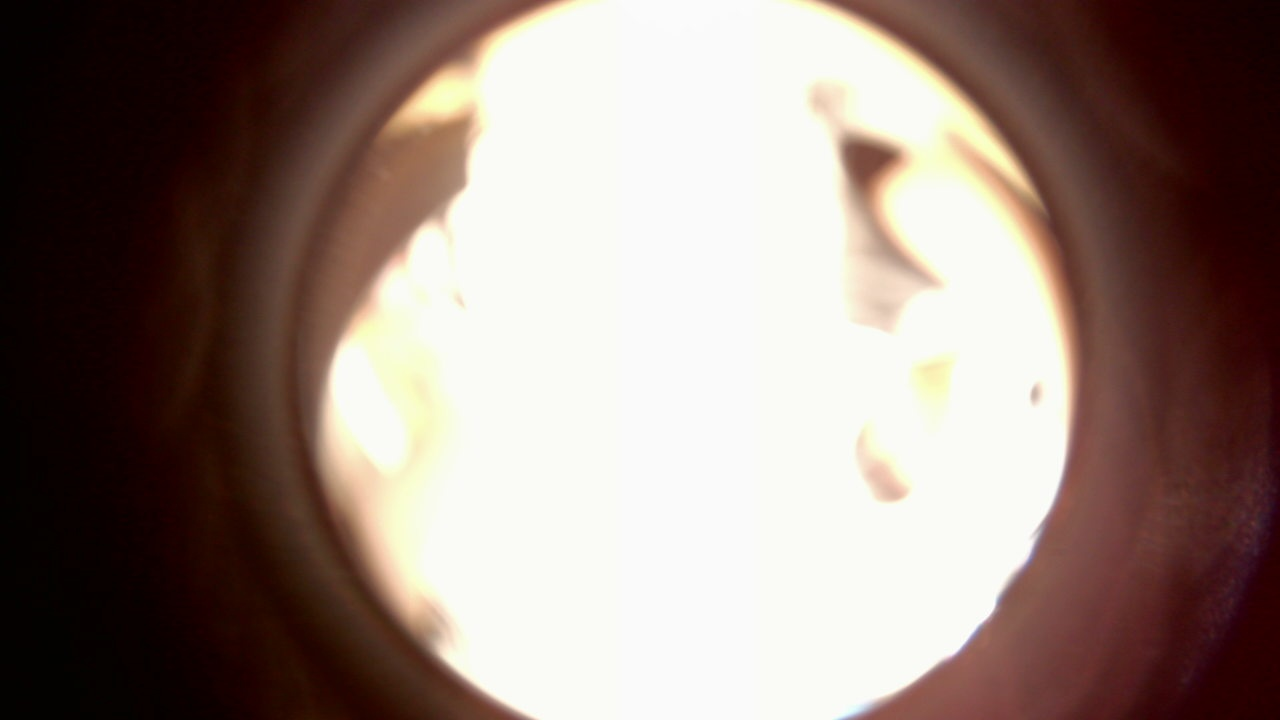
#> input picture imso2025 copy/paste/Camera_Test/captures/capture_20250903_184325_762819.jpg, 1280 x 720 px
$ python -i fisheye.py   (imports and definitions only)
#> lines starting #> are read from the running program, lines starting #| are printed output that depends on the picture; after the words box and inside, x2 and y2 are one past the last pixel; in counts of white or black regions, pixels touching at a corner belong together
#> further down, picture is the input picture: shape (720, 1280, 3); mean B, G, R 124.2, 131.3, 148
#!/usr/bin/env python3
# -*- coding: utf-8 -*-

"""
fisheye.py
----------
광각/어안 카메라 프레임에서 "유효 원형 영상(ROI)"의 중심과 반지름을 추정하고,
해당 원형 ROI에 대한 마스크를 생성하는 유틸 함수 모음.

배경
- 많은 광각/어안 USB 카메라의 출력은 사각 프레임 내부에 '원형'으로 실제 영상이 들어가고,
  원 밖(모서리 영역)은 완전히 검거나 유의미하지 않은 값으로 채워지는 경우가 많습니다.
- 본 모듈은 그 원형 영역을 자동으로 추정(윤곽 기반)하고, 후속 처리에서 ROI만 다루도록
  마스크를 제공하여 성능/정확도를 개선합니다.

구성
- _find_contours_compat: OpenCV 3.x/4.x 버전 차이를 흡수하여 contours/hierarchy를 일관되게 반환.
- estimate_fisheye_circle: 프레임에서 어안 원형 ROI의 (중심, 반지름)을 추정.
- make_circular_mask: 주어진 (중심, 반지름)에 대해 0/1 원형 마스크를 생성.

참고
- Jetson Nano + OpenCV 3.2 환경에서도 정상 동작하도록 호환성을 고려했습니다.
- 경계부 노이즈/비네팅을 피하기 위해 마스크 반지름을 약간 축소(scale)하는 옵션을 제공합니다.
"""

import cv2
import numpy as np
from typing import Tuple


def _find_contours_compat(binary_img):
    """
    OpenCV 버전에 상관없이 contours, hierarchy를 일관된 형태로 얻기 위한 헬퍼.

    OpenCV 버전별 findContours 반환 형태:
    - OpenCV 3.x: (image, contours, hierarchy)
    - OpenCV 4.x: (contours, hierarchy)

    Args:
        binary_img (np.ndarray): 이진 영상(단일 채널). 보통 threshold나 Canny 등의 결과.

    Returns:
        Tuple[list, np.ndarray]: contours(윤곽 리스트), hierarchy(계층 정보)
    """
    # 가장 바깥 윤곽선만 필요하므로 RETR_EXTERNAL 사용,
    # CHAIN_APPROX_SIMPLE로 포인트 수를 줄여 메모리 절약.
    res = cv2.findContours(binary_img, cv2.RETR_EXTERNAL, cv2.CHAIN_APPROX_SIMPLE)

    # 버전 차이 보정: 길이가 3이면 OpenCV 3.x, 2이면 OpenCV 4.x
    if len(res) == 3:
        _, contours, hierarchy = res
    else:
        contours, hierarchy = res

    return contours, hierarchy


def estimate_fisheye_circle(frame_bgr: np.ndarray) -> Tuple[Tuple[int, int], int]:
    """
    입력 BGR 프레임에서 '어안(원형) 유효 영상'의 중심과 반지름을 추정합니다.

    방법:
    1) 그레이스케일 변환 후, 아주 낮은 임계값(예: 5)로 이진화하여
       완전한 검정(프레임 외곽/비유효 영역)을 제외한 '실제 영상' 영역을 추출합니다.
    2) 추출된 가장 큰 윤곽선을 감싸는 최소 외접원(minEnclosingCircle)을 계산합니다.
       -> 어안 원형 영역을 근사적으로 포착할 수 있습니다.
    3) 안전 장치로 기본 중심/반지름(프레임 중앙, min(w,h)//2)보다 커지지 않도록 제한합니다.

    Args:
        frame_bgr (np.ndarray): 입력 컬러 프레임(BGR, HxWx3)

    Returns:
        Tuple[Tuple[int, int], int]:
            - (cx, cy): 추정된 원 중심 좌표 (정수)
            - r: 추정된 원 반지름 (정수)

    주의:
    - 일부 카메라에서는 원형이 아니라 타원/사각 형태의 마스킹일 수 있습니다.
      이 경우에도 최소 외접원으로 근사합니다.
    - 임계값 5는 "거의 검정"을 제외하기 위한 경험적 값이며, 장면/노출에 따라 조정 가능.
    """
    h, w = frame_bgr.shape[:2]
#> h = 720; w = 1280
    cx, cy = w // 2, h // 2
#> cx = 640; cy = 360
    r_default = min(cx, cy)  # 프레임에 내접하는 기본 최대 원 반지름
#> r_default = 360

    # 1) 저임계 이진화로 '실제 영상' 영역만 남기기
    gray = cv2.cvtColor(frame_bgr, cv2.COLOR_BGR2GRAY)
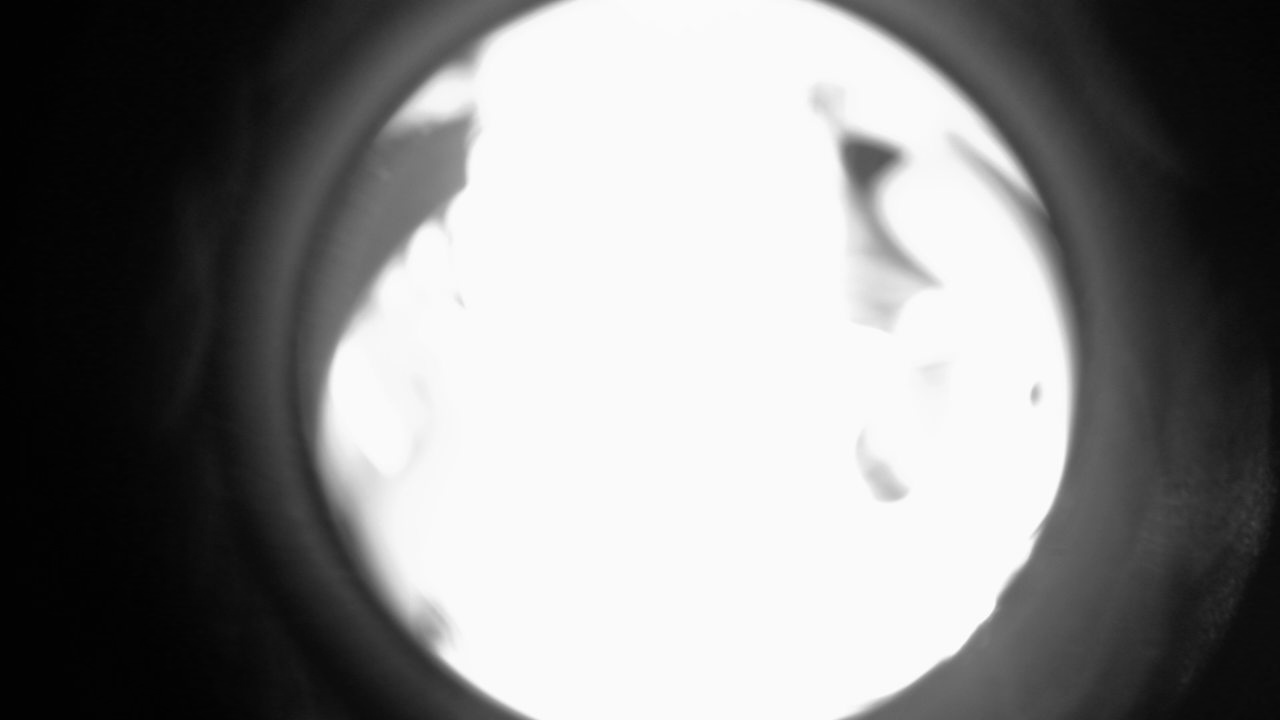
#> gray: shape (720, 1280); min 1, max 254, mean 135.5
    # 임계값 5: 픽셀 값이 5 초과이면 '유효', 이하는 '무효(검정 배경)'로 간주
    _, th = cv2.threshold(gray, 5, 255, cv2.THRESH_BINARY)
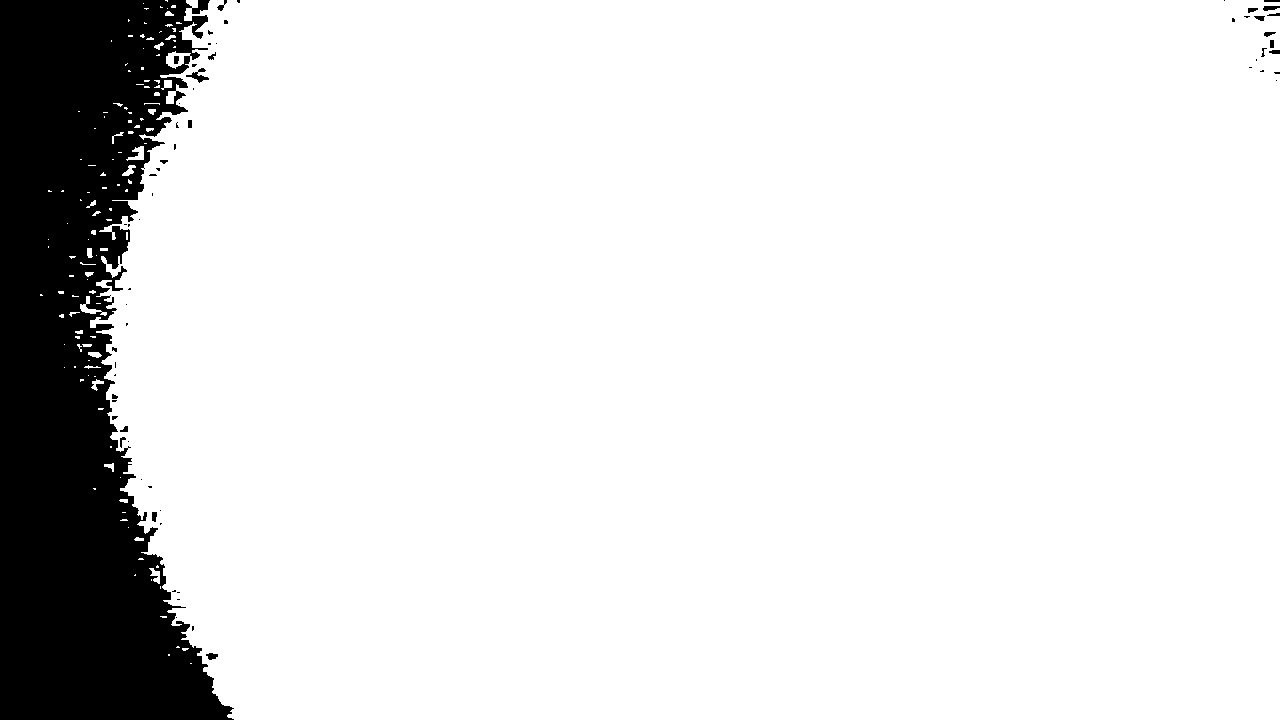
#> th: shape (720, 1280); 88.4% white; 63 black regions (42 under 20 px)

    # 2) 윤곽선 추출 및 가장 큰 윤곽 선택
    cnts, _ = _find_contours_compat(th)
#> in _find_contours_compat, `res = cv2.findContours(binary_img, cv2.RETR_EXTERNAL, cv2.CHAIN_APPROX..`: res = 127 contours, 112 with area under 20; largest, box (x1, y1, x2, y2) and area: (90, 0, 1280, 720) 810778, (80, 296, 107, 316) 111, (126, 146, 144, 161) 103, (149, 568, 160, 584) 66, (122, 165, 136, 176) 58
#> in _find_contours_compat, `contours, hierarchy = res`: contours has the same summary as res
#> cnts has the same summary as res in _find_contours_compat
    if not cnts:
        # 윤곽 자체가 없다면(프레임이 전반적으로 어두운 경우 등) 중앙/기본 반지름 반환
        return (cx, cy), r_default

    c = max(cnts, key=cv2.contourArea)
#> c = contour of 1038 points, box (x1, y1, x2, y2) (90, 0, 1280, 720), area 810778

    # 3) 최소 외접원 -> (중심, 반지름) 계산
    (fx, fy), fr = cv2.minEnclosingCircle(c)
#> fx = 732.5; fy = 359.5; fr = 654.1
    fx, fy, fr = int(fx), int(fy), int(fr)
#> fx = 732; fy = 359; fr = 654

    # 너무 큰 값이 나오면 기본값으로 클램프(안전장치)
    fr = min(fr, r_default)
#> fr = 360

    return (fx, fy), fr


def make_circular_mask(h: int, w: int, center, radius: int, scale: float = 0.98) -> np.ndarray:
    """
    주어진 (중심, 반지름)에 대해 0/1의 원형 마스크를 생성합니다.

    특징:
    - scale 파라미터로 반지름을 약간 축소하여 경계부(검은 테두리/비네팅/왜곡 잔여물)를
      보수적으로 제외할 수 있습니다. 기본 0.98은 98% 크기만 사용한다는 의미.

    구현 메모:
    - np.ogrid를 사용해 (메모리 효율적인) 브로드캐스팅으로 원 방정식(x-cx)^2+(y-cy)^2 <= r^2 평가.
    - 반환은 uint8 배열이며, ROI 내부=1, 외부=0 형태.

    Args:
        h (int): 프레임 높이
        w (int): 프레임 너비
        center (Tuple[int,int]): 원 중심 (cx, cy)
        radius (int): 원 반지름
        scale (float, optional): 반지름 축소 비율(0~1). 기본 0.98.

    Returns:
        np.ndarray: (h, w) 형태의 uint8 마스크. ROI 내부=1, 외부=0
    """
    cx, cy = center
    # 경계부 노이즈를 피하기 위해 반지름을 scale만큼 축소
    r = int(radius * scale)

    # 좌표 그리드 생성(메모리 효율적인 ogrid 사용)
    Y, X = np.ogrid[:h, :w]

    # 원 내부 여부 계산: (x - cx)^2 + (y - cy)^2 <= r^2
    mask = (X - cx) ** 2 + (Y - cy) ** 2 <= r * r

    # True/False -> 1/0 (uint8) 변환
    return mask.astype(np.uint8)

>>> import cv2
>>> picture = cv2.imread('../Camera_Test/captures/capture_20250903_184325_762819.jpg')
>>> result = estimate_fisheye_circle(picture)
#> result = ((732, 359), 360)
